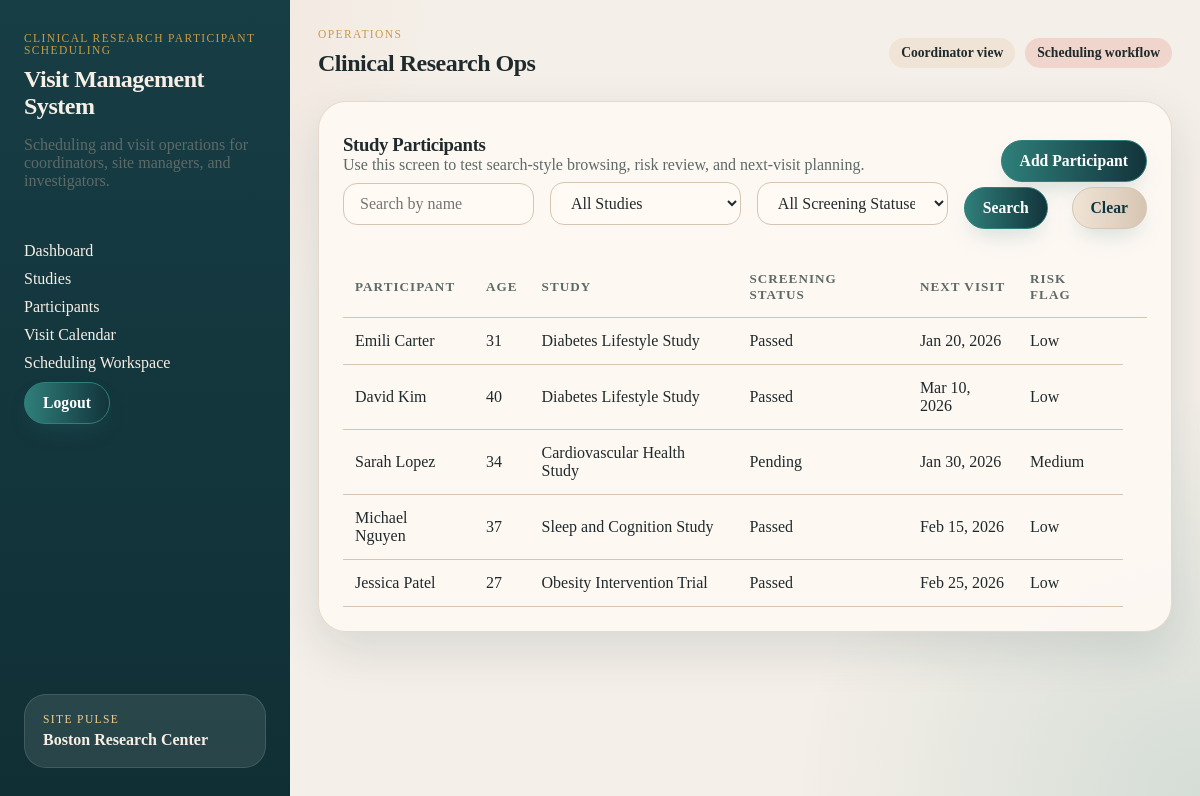
/project/participants/ (signed in), run on an earlier commit of the app's database.
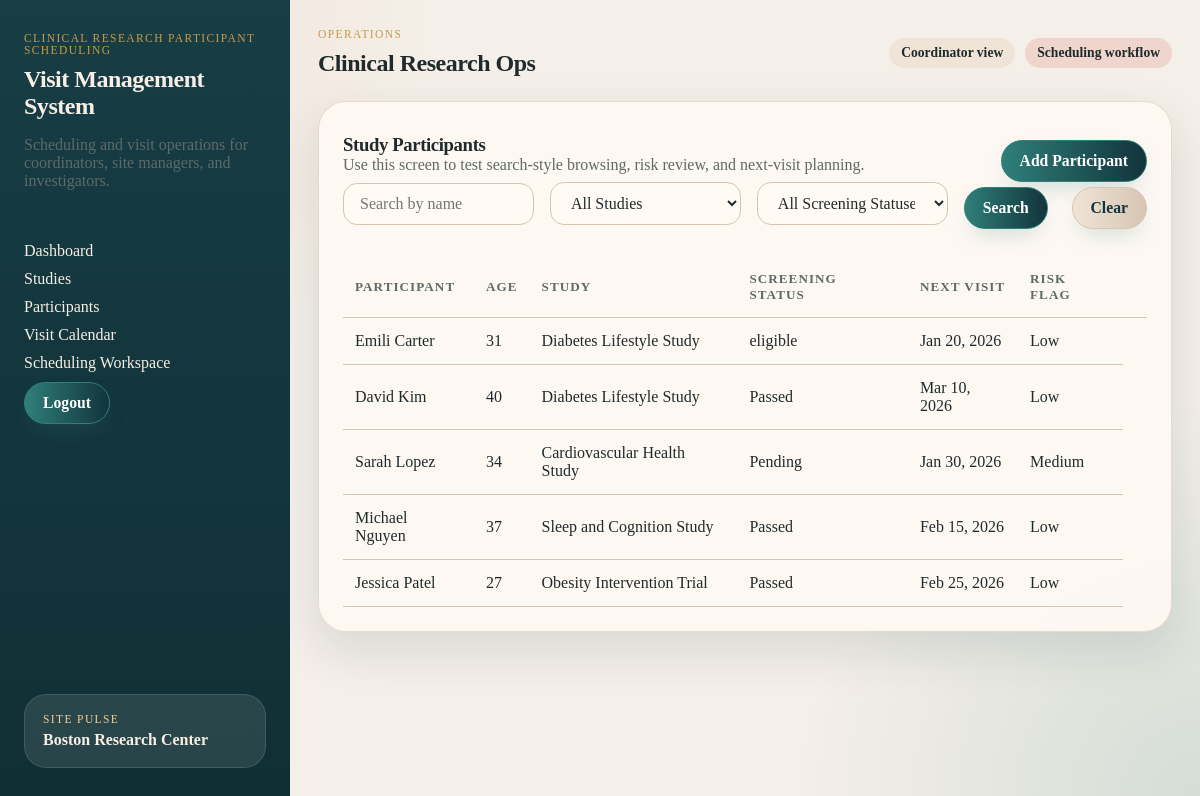
And on a later commit of the database.
### project/models.py (models this page shows, shortened)
class Enrollment(models.Model):
    participant = models.ForeignKey(Participant, on_delete=models.CASCADE)  # Link to participant
    study = models.ForeignKey(Study, on_delete=models.CASCADE)  # Link to study
    consent_date = models.DateField()  # Date consent was given
    SCREENING_STATUS_CHOICES = [
        ('pending', 'Pending'),
        ('eligible', 'Eligible'),
        ('ineligible', 'Ineligible'),
        ('screen_failed', 'Screen Failed'),
    ]
    screening_status = models.CharField(
        max_length=20,
        choices=SCREENING_STATUS_CHOICES,
        default='pending'
    )
    enrollment_date = models.DateField()  # Date of enrollment

class Study(models.Model):
    title = models.CharField(max_length=200)  # Study title
    protocol_number = models.CharField(max_length=50)  # Unique protocol identifier
    description = models.TextField()  # Study description
    STUDY_STATUS_CHOICES = [
        ('active', 'Active'),
        ('closed', 'Closed'),
        ('paused', 'Paused'),
    ]
    status = models.CharField(
        max_length=20,
        choices=STUDY_STATUS_CHOICES,
        default='active'
    )

class Visit(models.Model):
    enrollment = models.ForeignKey(Enrollment, on_delete=models.CASCADE)  # Link to enrollment
    visit_date = models.DateTimeField()  # Date and time of visit
    visit_type = models.CharField(max_length=100)  # e.g., 'screening', 'follow-up'
    VISIT_STATUS_CHOICES = [
        ('scheduled', 'Scheduled'),
        ('completed', 'Completed'),
        ('canceled', 'Canceled'),
        ('missed', 'Missed'),
    ]
    status = models.CharField(
        max_length=20,
        choices=VISIT_STATUS_CHOICES,
        default='scheduled'
    )
    notes = models.TextField()  # Staff notes

### project/views.py (the view)
# urls.py: path("participants/", ParticipantListView.as_view(), name="project_participant_list"),
class ParticipantListView(CoordinatorRequiredMixin, ListView):
    model = Participant
    template_name = "project/participant_list.html"
    context_object_name = "participants"
    def get_queryset(self):
        queryset = Participant.objects.all()
        search_query = self.request.GET.get('search', '')
        study_id = self.request.GET.get('study', '')
        screening_status = self.request.GET.get('screening_status', '')
        if search_query:
            queryset = queryset.filter(
                Q(first_name__icontains=search_query) | Q(last_name__icontains=search_query)
            )
        if study_id:
            queryset = queryset.filter(enrollment__study_id=study_id)
        if screening_status:
            queryset = queryset.filter(enrollment__screening_status=screening_status)
        return queryset.distinct().order_by("last_name", "first_name")
    def get_context_data(self, **kwargs):
        context = super().get_context_data(**kwargs)
        context["enrollments"] = Enrollment.objects.select_related("participant", "study")
        context["studies"] = Study.objects.all()
        context["screening_status_choices"] = Enrollment.SCREENING_STATUS_CHOICES
        context["search_query"] = self.request.GET.get('search', '')
        context["selected_study"] = self.request.GET.get('study', '')
        context["selected_screening_status"] = self.request.GET.get('screening_status', '')
        return context

### project/models.py (called while the page is built)
    @property
    def age_calculated(self):
        from datetime import date
        if self.date_of_birth:
            today = date.today()
            try:
                birthday = self.date_of_birth.replace(year=today.year)
            except ValueError:
                birthday = self.date_of_birth.replace(year=today.year, month=self.date_of_birth.month + 1, day=1)
            age = today.year - self.date_of_birth.year
            if today < birthday:
                age -= 1
            return age
        return None

    def __str__(self):
        return f"{self.first_name} {self.last_name}"

### project/views.py (called while the page is built)
    def test_func(self):
        return hasattr(self.request.user, 'userprofile') and \
               self.request.user.userprofile.role == 'coordinator'

### project/templates/project/participant_list.html (shortened to what this page needs)
{% extends "project/base.html" %}
{% block content %}
<section class="panel">
  <div class="panel-header" style="display: flex; align-items: center; justify-content: space-between;">
    <div>
      <h3>Study Participants</h3>
      <span class="subtle">Use this screen to test search-style browsing, risk review, and next-visit planning.</span>
    </div>
    <div>
      <a href="{% url 'project_participant_add' %}" class="button-link">Add Participant</a>
    </div>
  </div>
  <form method="get" class="participant-filters" style="margin-bottom: 1em; display: flex; gap: 1em; align-items: center;">
    <input
      type="text"
      name="search"
      placeholder="Search by name"
      value="{{ search_query }}"
      style="min-width: 180px;"
    />
    <select name="study">
      <option value="">All Studies</option>
    </select>
    <select name="screening_status">
      <option value="">All Screening Statuses</option>
    </select>
    <button type="submit" class="btn btn-primary">Search</button>
    <a href="{% url 'project_participant_list' %}" class="btn btn-secondary" style="margin-left: 0.5em;">Clear</a>
  </form>
  <div class="table-shell">
    <table>
      <thead>
        <tr>
          <th>Participant</th>
          <th>Age</th>
          <th>Study</th>
          <th>Screening Status</th>
          <th>Next Visit</th>
          <th>Risk Flag</th>
          <th></th>
        </tr>
      </thead>
      <tbody>
          {% for participant in participants %}
            {% with enrollments=participant.enrollment_set.all %}
              {% if enrollments %}
                {% for enrollment in enrollments %}
                  <tr>
                    <td>
                      <a href="{% url 'project_participant_detail' participant.id %}">
                        {{ participant }}
                      </a>
                    </td>
                    <td>{{ participant.age_calculated }}</td>
                    <td>{{ enrollment.study.title }}</td>
                    <td>{{ enrollment.screening_status }}</td>
                    <td>
                      {% with next_visit=enrollment.visit_set.all|dictsort:'visit_date'|first %}
                        {% if next_visit %}
                          {{ next_visit.visit_date|date:"M j, Y" }}
                        {% else %}
                          No visits
                        {% endif %}
                      {% endwith %}
                    </td>
                    <td>
                      {% with next_visit=enrollment.visit_set.all|dictsort:'visit_date'|first %}
                        {% if next_visit %}
                          {% if next_visit.status == "Pending" %}
                            Medium
                          {% elif next_visit.status == "Missed" %}
                            High
                          {% else %}
                            Low
                          {% endif %}
                        {% else %}
                          Low
                        {% endif %}
                      {% endwith %}
                    </td>
                  </tr>
                {% endfor %}
              {% endif %}
            {% endwith %}
          {% empty %}
            <tr>
              <td colspan="6">No participants available.</td>
            </tr>
          {% endfor %}
      </tbody>
    </table>
  </div>
</section>
{% endblock %}

What changed in the data, as far as the page shows it:
changed Enrollment: screening_status "Passed" → "eligible"
